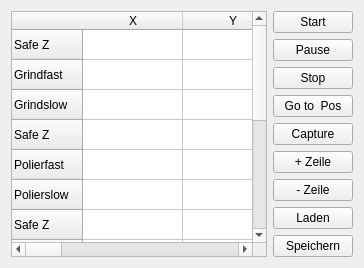
      <widget class="QWidget" name="tab_6">
       <attribute name="title">
        <string>Positionen</string>
       </attribute>
       <layout class="QGridLayout" name="gridLayout_6">
        <item row="6" column="1">
         <widget class="QPushButton" name="pushButton_ZeileM">
          <property name="sizePolicy">
           <sizepolicy hsizetype="Minimum" vsizetype="Preferred">
            <horstretch>0</horstretch>
            <verstretch>0</verstretch>
           </sizepolicy>
          </property>
          <property name="text">
           <string>- Zeile</string>
          </property>
         </widget>
        </item>
        <item row="0" column="1">
         <widget class="QPushButton" name="pushButton_Start">
          <property name="sizePolicy">
           <sizepolicy hsizetype="Minimum" vsizetype="Expanding">
            <horstretch>0</horstretch>
            <verstretch>0</verstretch>
           </sizepolicy>
          </property>
          <property name="text">
           <string>Start</string>
          </property>
         </widget>
        </item>
        <item row="5" column="1">
         <widget class="QPushButton" name="pushButton_ZeileP">
          <property name="sizePolicy">
           <sizepolicy hsizetype="Minimum" vsizetype="Preferred">
            <horstretch>0</horstretch>
            <verstretch>0</verstretch>
           </sizepolicy>
          </property>
          <property name="text">
           <string>+ Zeile</string>
          </property>
         </widget>
        </item>
        <item row="0" column="0" rowspan="9">
         <widget class="QTableWidget" name="tableWidget_Positionen">
          <property name="sizePolicy">
           <sizepolicy hsizetype="Expanding" vsizetype="Expanding">
            <horstretch>0</horstretch>
            <verstretch>0</verstretch>
           </sizepolicy>
          </property>
          <property name="rowCount">
           <number>15</number>
          </property>
          <property name="columnCount">
           <number>6</number>
          </property>
          <row>
           <property name="text">
            <string>Safe Z</string>
           </property>
          </row>
          <row>
           <property name="text">
            <string>Grindfast</string>
           </property>
          </row>
          <row>
           <property name="text">
            <string>Grindslow</string>
           </property>
          </row>
          <row>
           <property name="text">
            <string>Safe Z</string>
           </property>
          </row>
          <row>
           <property name="text">
            <string>Polierfast</string>
           </property>
          </row>
          <row>
           <property name="text">
            <string>Polierslow</string>
           </property>
          </row>
          <row>
           <property name="text">
            <string>Safe Z</string>
           </property>
          </row>
          <row>
           <property name="text">
            <string>Tupfenfast</string>
           </property>
          </row>
          <row>
           <property name="text">
            <string>Tupfenslow</string>
           </property>
          </row>
          <row>
           <property name="text">
            <string>Safe Z</string>
           </property>
          </row>
          <row>
           <property name="text">
            <string>Camera 1</string>
           </property>
          </row>
          <row>
           <property name="text">
            <string>Camera 2</string>
           </property>
          </row>
          <row>
           <property name="text">
            <string>Camera 3</string>
           </property>
          </row>
          <row>
           <property name="text">
            <string>Safe Z</string>
           </property>
          </row>
          <row>
           <property name="text">
            <string>ParkenFast</string>
           </property>
          </row>
          <column>
           <property name="text">
            <string>X</string>
           </property>
          </column>
          <column>
           <property name="text">
            <string>Y</string>
           </property>
          </column>
          <column>
           <property name="text">
            <string>Z</string>
           </property>
          </column>
          <column>
           <property name="text">
            <string>Speed</string>
           </property>
          </column>
          <column>
           <property name="text">
            <string>Pause</string>
           </property>
          </column>
          <column>
           <property name="text">
            <string>Dispensen</string>
           </property>
          </column>
         </widget>
        </item>
        <item row="4" column="1">
         <widget class="QPushButton" name="pushButton_Capture">
          <property name="sizePolicy">
           <sizepolicy hsizetype="Minimum" vsizetype="Preferred">
            <horstretch>0</horstretch>
            <verstretch>0</verstretch>
           </sizepolicy>
          </property>
          <property name="text">
           <string>Capture</string>
          </property>
         </widget>
        </item>
        <item row="1" column="1">
         <widget class="QPushButton" name="pushButton_Pause">
          <property name="sizePolicy">
           <sizepolicy hsizetype="Minimum" vsizetype="Expanding">
            <horstretch>0</horstretch>
            <verstretch>0</verstretch>
           </sizepolicy>
          </property>
          <property name="text">
           <string>Pause</string>
          </property>
          <property name="checkable">
           <bool>true</bool>
          </property>
         </widget>
        </item>
        <item row="3" column="1">
         <widget class="QPushButton" name="pushButton_GoToPos">
          <property name="sizePolicy">
           <sizepolicy hsizetype="Minimum" vsizetype="Expanding">
            <horstretch>0</horstretch>
            <verstretch>0</verstretch>
           </sizepolicy>
          </property>
          <property name="text">
           <string>Go to  Pos</string>
          </property>
         </widget>
        </item>
        <item row="7" column="1">
         <widget class="QPushButton" name="pushButton_Load">
          <property name="sizePolicy">
           <sizepolicy hsizetype="Minimum" vsizetype="Preferred">
            <horstretch>0</horstretch>
            <verstretch>0</verstretch>
           </sizepolicy>
          </property>
          <property name="text">
           <string>Laden</string>
          </property>
         </widget>
        </item>
        <item row="8" column="1">
         <widget class="QPushButton" name="pushButton_Save">
          <property name="sizePolicy">
           <sizepolicy hsizetype="Minimum" vsizetype="Preferred">
            <horstretch>0</horstretch>
            <verstretch>0</verstretch>
           </sizepolicy>
          </property>
          <property name="text">
           <string>Speichern</string>
          </property>
         </widget>
        </item>
        <item row="2" column="1">
         <widget class="QPushButton" name="pushButton_Stop">
          <property name="sizePolicy">
           <sizepolicy hsizetype="Minimum" vsizetype="Expanding">
            <horstretch>0</horstretch>
            <verstretch>0</verstretch>
           </sizepolicy>
          </property>
          <property name="text">
           <string>Stop</string>
          </property>
         </widget>
        </item>
       </layout>
      </widget>
